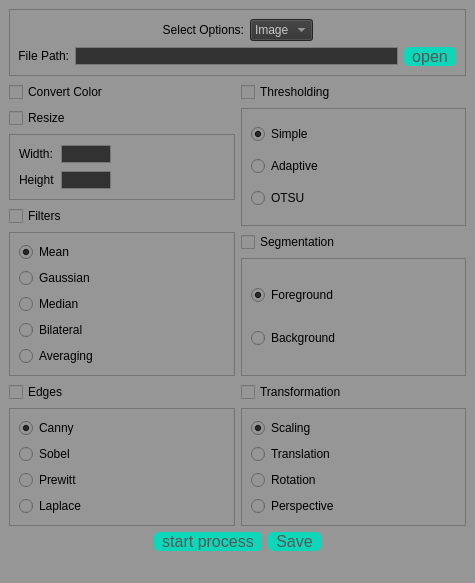
<?xml version="1.0" encoding="UTF-8"?>
<ui version="4.0">
 <class>MainWindow</class>
 <widget class="QMainWindow" name="MainWindow">
  <property name="geometry">
   <rect>
    <x>0</x>
    <y>0</y>
    <width>475</width>
    <height>575</height>
   </rect>
  </property>
  <property name="windowTitle">
   <string>MainWindow</string>
  </property>
  <property name="styleSheet">
   <string notr="true">QWidget{
background-color: rgb(150, 150, 150);
}
QComboBox{
background-color:rgb(50,50,50);
color:rgb(200,200,200)
}
QTreeView{
background-color:rgb(50,50,50);
border:1px solid rgb(25,25,25);
color:rgb(200,200,200)
}
QListView{
background-color:rgb(50,50,50);
border:1px solid rgb(25,25,25);
color:rgb(200,200,200)
}
QLineEdit{
color:rgb(200,200,200);
border:1px solid rgb(120,120,120);
background:rgb(50,50,50);
}
QPushButton {
  padding: 0px 8px;
  font-size: 16px;
  text-align: center;
  text-decoration: none;
  outline: none;
  color: rgb(86,86,86);
  background-color: rgb(14,215,185);
  border: none;
  border-radius: 5px;
}

QPushButton:hover {background-color:  rgb(0,172,142);}

QPushButton:hover:pressed {
  background-color: rgb(30,152,122);
}
QScrollBar:vertical {
	border:0px solid;
    background: rgb(50,50,50);
    width: 30px;
}
QScrollBar:horizontal {
	border:0px solid;
    background: rgb(50,50,50);
    height: 30px;
}
QScrollBar::handle:vertical {
    background: rgb(80,80,80);
	width:10px;
	margin:10px;
	border-radius:5px;
	min-height:30px;
}
QScrollBar::handle:horizontal {
    background: rgb(80,80,80);
	height:10px;
	margin:10px;
	border-radius:5px;
	min-width:30px;
}
QScrollBar::add-page, QScrollBar::sub-page{
background:none;
}
QScrollBar::add-page:vertical{
width:0px;
}
QScrollBar::sub-page:vertical{
width:0px;
}
QScrollBar::add-line:vertical {
width: 0px;
}
QScrollBar::sub-line:vertical {
width: 0px;
}
QScrollBar::add-page:horizontal{
height:0px;
}
QScrollBar::sub-page:horizontal{
height:0px;
}
QScrollBar::add-line:horizontal {
height: 0px;
}
QScrollBar::sub-line:horizontal {
height: 0px;
}
QScrollBar::left-arrow:horizontal, QScrollBar::right-arrow:horizontal {
    width:0px;
 }
QScrollBar::up-arrow:vertical, QScrollBar::down-arrow:vertical{
	height:0px;
}</string>
  </property>
  <widget class="QWidget" name="centralwidget">
   <property name="layoutDirection">
    <enum>Qt::LeftToRight</enum>
   </property>
   <layout class="QVBoxLayout" name="verticalLayout_7">
    <item>
     <widget class="QFrame" name="frame_5">
      <property name="frameShape">
       <enum>QFrame::StyledPanel</enum>
      </property>
      <property name="frameShadow">
       <enum>QFrame::Raised</enum>
      </property>
      <layout class="QVBoxLayout" name="verticalLayout_3">
       <item>
        <layout class="QHBoxLayout" name="horizontalLayout">
         <item>
          <spacer name="horizontalSpacer_3">
           <property name="orientation">
            <enum>Qt::Horizontal</enum>
           </property>
           <property name="sizeHint" stdset="0">
            <size>
             <width>40</width>
             <height>20</height>
            </size>
           </property>
          </spacer>
         </item>
         <item>
          <widget class="QLabel" name="label">
           <property name="text">
            <string>Select Options:</string>
           </property>
           <property name="alignment">
            <set>Qt::AlignRight|Qt::AlignTrailing|Qt::AlignVCenter</set>
           </property>
          </widget>
         </item>
         <item>
          <widget class="QComboBox" name="cbb_option">
           <item>
            <property name="text">
             <string>Image</string>
            </property>
           </item>
           <item>
            <property name="text">
             <string>Video</string>
            </property>
           </item>
          </widget>
         </item>
         <item>
          <spacer name="horizontalSpacer_4">
           <property name="orientation">
            <enum>Qt::Horizontal</enum>
           </property>
           <property name="sizeHint" stdset="0">
            <size>
             <width>40</width>
             <height>20</height>
            </size>
           </property>
          </spacer>
         </item>
        </layout>
       </item>
       <item>
        <layout class="QHBoxLayout" name="horizontalLayout_3" stretch="0,1,0">
         <item>
          <widget class="QLabel" name="lbl_img_path">
           <property name="minimumSize">
            <size>
             <width>0</width>
             <height>18</height>
            </size>
           </property>
           <property name="maximumSize">
            <size>
             <width>50</width>
             <height>18</height>
            </size>
           </property>
           <property name="text">
            <string>File Path:</string>
           </property>
           <property name="alignment">
            <set>Qt::AlignRight|Qt::AlignTrailing|Qt::AlignVCenter</set>
           </property>
          </widget>
         </item>
         <item>
          <widget class="QLineEdit" name="le_file_path"/>
         </item>
         <item>
          <widget class="QPushButton" name="btn_open">
           <property name="text">
            <string>open</string>
           </property>
          </widget>
         </item>
        </layout>
       </item>
      </layout>
     </widget>
    </item>
    <item>
     <layout class="QHBoxLayout" name="horizontalLayout_4" stretch="1,1">
      <item>
       <layout class="QVBoxLayout" name="verticalLayout_5">
        <item>
         <widget class="QCheckBox" name="cb_cvt_color">
          <property name="text">
           <string>Convert Color</string>
          </property>
         </widget>
        </item>
        <item>
         <layout class="QVBoxLayout" name="verticalLayout_2">
          <item>
           <widget class="QCheckBox" name="cb_resize">
            <property name="text">
             <string>Resize</string>
            </property>
           </widget>
          </item>
          <item>
           <widget class="QFrame" name="frame_resize">
            <property name="frameShape">
             <enum>QFrame::StyledPanel</enum>
            </property>
            <property name="frameShadow">
             <enum>QFrame::Raised</enum>
            </property>
            <layout class="QGridLayout" name="gridLayout">
             <item row="1" column="1">
              <widget class="QLineEdit" name="le_height">
               <property name="maximumSize">
                <size>
                 <width>50</width>
                 <height>16777215</height>
                </size>
               </property>
              </widget>
             </item>
             <item row="1" column="0">
              <widget class="QLabel" name="label_3">
               <property name="text">
                <string>Height</string>
               </property>
              </widget>
             </item>
             <item row="0" column="0">
              <widget class="QLabel" name="label_2">
               <property name="text">
                <string>Width:</string>
               </property>
              </widget>
             </item>
             <item row="0" column="1">
              <widget class="QLineEdit" name="le_width">
               <property name="maximumSize">
                <size>
                 <width>50</width>
                 <height>16777215</height>
                </size>
               </property>
              </widget>
             </item>
             <item row="0" column="2">
              <spacer name="horizontalSpacer_5">
               <property name="orientation">
                <enum>Qt::Horizontal</enum>
               </property>
               <property name="sizeHint" stdset="0">
                <size>
                 <width>40</width>
                 <height>20</height>
                </size>
               </property>
              </spacer>
             </item>
             <item row="1" column="2">
              <spacer name="horizontalSpacer_6">
               <property name="orientation">
                <enum>Qt::Horizontal</enum>
               </property>
               <property name="sizeHint" stdset="0">
                <size>
                 <width>40</width>
                 <height>20</height>
                </size>
               </property>
              </spacer>
             </item>
            </layout>
           </widget>
          </item>
         </layout>
        </item>
        <item>
         <layout class="QVBoxLayout" name="verticalLayout_6">
          <item>
           <widget class="QCheckBox" name="cb_filters">
            <property name="text">
             <string>Filters</string>
            </property>
           </widget>
          </item>
          <item>
           <widget class="QFrame" name="frame_filters">
            <property name="frameShape">
             <enum>QFrame::StyledPanel</enum>
            </property>
            <property name="frameShadow">
             <enum>QFrame::Raised</enum>
            </property>
            <layout class="QVBoxLayout" name="verticalLayout">
             <item>
              <widget class="QRadioButton" name="rb_mean">
               <property name="text">
                <string>Mean</string>
               </property>
               <property name="checked">
                <bool>true</bool>
               </property>
              </widget>
             </item>
             <item>
              <widget class="QRadioButton" name="rb_gaussian">
               <property name="text">
                <string>Gaussian</string>
               </property>
              </widget>
             </item>
             <item>
              <widget class="QRadioButton" name="rb_median">
               <property name="text">
                <string>Median</string>
               </property>
              </widget>
             </item>
             <item>
              <widget class="QRadioButton" name="rb_bilateral">
               <property name="text">
                <string>Bilateral</string>
               </property>
              </widget>
             </item>
             <item>
              <widget class="QRadioButton" name="rb_averaging">
               <property name="text">
                <string>Averaging</string>
               </property>
              </widget>
             </item>
            </layout>
           </widget>
          </item>
         </layout>
        </item>
        <item>
         <layout class="QVBoxLayout" name="verticalLayout_10">
          <item>
           <widget class="QCheckBox" name="cb_edges">
            <property name="enabled">
             <bool>true</bool>
            </property>
            <property name="text">
             <string>Edges</string>
            </property>
           </widget>
          </item>
          <item>
           <widget class="QFrame" name="frame_edges">
            <property name="frameShape">
             <enum>QFrame::StyledPanel</enum>
            </property>
            <property name="frameShadow">
             <enum>QFrame::Raised</enum>
            </property>
            <layout class="QVBoxLayout" name="verticalLayout_9">
             <item>
              <widget class="QRadioButton" name="rb_canny">
               <property name="text">
                <string>Canny</string>
               </property>
               <property name="checked">
                <bool>true</bool>
               </property>
              </widget>
             </item>
             <item>
              <widget class="QRadioButton" name="rb_sobel">
               <property name="text">
                <string>Sobel</string>
               </property>
              </widget>
             </item>
             <item>
              <widget class="QRadioButton" name="rb_prewitt">
               <property name="text">
                <string>Prewitt</string>
               </property>
              </widget>
             </item>
             <item>
              <widget class="QRadioButton" name="rb_laplace">
               <property name="text">
                <string>Laplace</string>
               </property>
              </widget>
             </item>
            </layout>
           </widget>
          </item>
         </layout>
        </item>
       </layout>
      </item>
      <item>
       <layout class="QVBoxLayout" name="verticalLayout_4">
        <item>
         <layout class="QVBoxLayout" name="verticalLayout_14">
          <item>
           <widget class="QCheckBox" name="cb_thresholding">
            <property name="enabled">
             <bool>true</bool>
            </property>
            <property name="text">
             <string>Thresholding</string>
            </property>
           </widget>
          </item>
          <item>
           <widget class="QFrame" name="frame_thresholding">
            <property name="frameShape">
             <enum>QFrame::StyledPanel</enum>
            </property>
            <property name="frameShadow">
             <enum>QFrame::Raised</enum>
            </property>
            <layout class="QVBoxLayout" name="verticalLayout_13">
             <item>
              <widget class="QRadioButton" name="rb_simple">
               <property name="text">
                <string>Simple</string>
               </property>
               <property name="checked">
                <bool>true</bool>
               </property>
              </widget>
             </item>
             <item>
              <widget class="QRadioButton" name="rb_adaptive">
               <property name="text">
                <string>Adaptive</string>
               </property>
              </widget>
             </item>
             <item>
              <widget class="QRadioButton" name="rb_otsu">
               <property name="text">
                <string>OTSU</string>
               </property>
              </widget>
             </item>
            </layout>
           </widget>
          </item>
         </layout>
        </item>
        <item>
         <layout class="QVBoxLayout" name="verticalLayout_15">
          <item>
           <widget class="QCheckBox" name="cb_segmentation">
            <property name="text">
             <string>Segmentation</string>
            </property>
           </widget>
          </item>
          <item>
           <widget class="QFrame" name="frame_segmentation">
            <property name="frameShape">
             <enum>QFrame::StyledPanel</enum>
            </property>
            <property name="frameShadow">
             <enum>QFrame::Raised</enum>
            </property>
            <layout class="QVBoxLayout" name="verticalLayout_12">
             <item>
              <widget class="QRadioButton" name="rb_foreground">
               <property name="text">
                <string>Foreground</string>
               </property>
               <property name="checked">
                <bool>true</bool>
               </property>
              </widget>
             </item>
             <item>
              <widget class="QRadioButton" name="rb_background">
               <property name="text">
                <string>Background</string>
               </property>
              </widget>
             </item>
            </layout>
           </widget>
          </item>
         </layout>
        </item>
        <item>
         <layout class="QVBoxLayout" name="verticalLayout_16">
          <item>
           <widget class="QCheckBox" name="cb_transformation">
            <property name="text">
             <string>Transformation</string>
            </property>
           </widget>
          </item>
          <item>
           <widget class="QFrame" name="frame_transformation">
            <property name="frameShape">
             <enum>QFrame::StyledPanel</enum>
            </property>
            <property name="frameShadow">
             <enum>QFrame::Raised</enum>
            </property>
            <layout class="QVBoxLayout" name="verticalLayout_11">
             <item>
              <widget class="QRadioButton" name="rb_scaling">
               <property name="text">
                <string>Scaling</string>
               </property>
               <property name="checked">
                <bool>true</bool>
               </property>
              </widget>
             </item>
             <item>
              <widget class="QRadioButton" name="rb_transaction">
               <property name="text">
                <string>Translation</string>
               </property>
               <property name="checked">
                <bool>false</bool>
               </property>
              </widget>
             </item>
             <item>
              <widget class="QRadioButton" name="rb_rotation">
               <property name="text">
                <string>Rotation</string>
               </property>
              </widget>
             </item>
             <item>
              <widget class="QRadioButton" name="rb_perspective">
               <property name="text">
                <string>Perspective</string>
               </property>
              </widget>
             </item>
            </layout>
           </widget>
          </item>
         </layout>
        </item>
       </layout>
      </item>
     </layout>
    </item>
    <item>
     <layout class="QHBoxLayout" name="horizontalLayout_2">
      <item>
       <spacer name="horizontalSpacer">
        <property name="orientation">
         <enum>Qt::Horizontal</enum>
        </property>
        <property name="sizeHint" stdset="0">
         <size>
          <width>40</width>
          <height>20</height>
         </size>
        </property>
       </spacer>
      </item>
      <item>
       <widget class="QPushButton" name="btn_start_process">
        <property name="enabled">
         <bool>false</bool>
        </property>
        <property name="maximumSize">
         <size>
          <width>200</width>
          <height>16777215</height>
         </size>
        </property>
        <property name="text">
         <string>start process</string>
        </property>
       </widget>
      </item>
      <item>
       <widget class="QPushButton" name="btn_save">
        <property name="enabled">
         <bool>false</bool>
        </property>
        <property name="text">
         <string>Save</string>
        </property>
       </widget>
      </item>
      <item>
       <spacer name="horizontalSpacer_2">
        <property name="orientation">
         <enum>Qt::Horizontal</enum>
        </property>
        <property name="sizeHint" stdset="0">
         <size>
          <width>40</width>
          <height>20</height>
         </size>
        </property>
       </spacer>
      </item>
     </layout>
    </item>
   </layout>
  </widget>
  <widget class="QMenuBar" name="menubar">
   <property name="geometry">
    <rect>
     <x>0</x>
     <y>0</y>
     <width>475</width>
     <height>21</height>
    </rect>
   </property>
  </widget>
  <widget class="QStatusBar" name="statusbar"/>
 </widget>
 <resources/>
 <connections/>
</ui>
